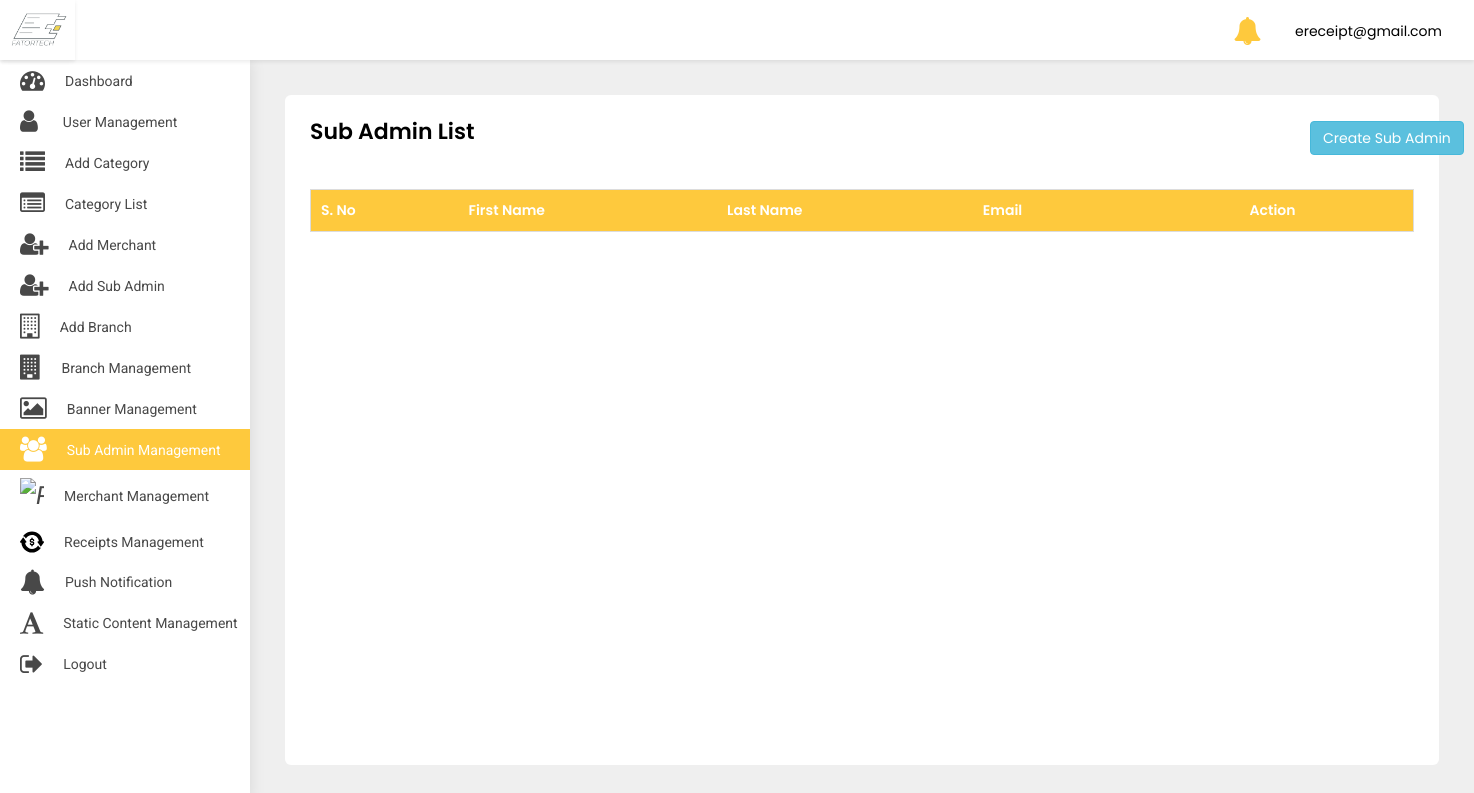
Before: /adminpanel/sub-admin-list/ (signed in) with the older database file.
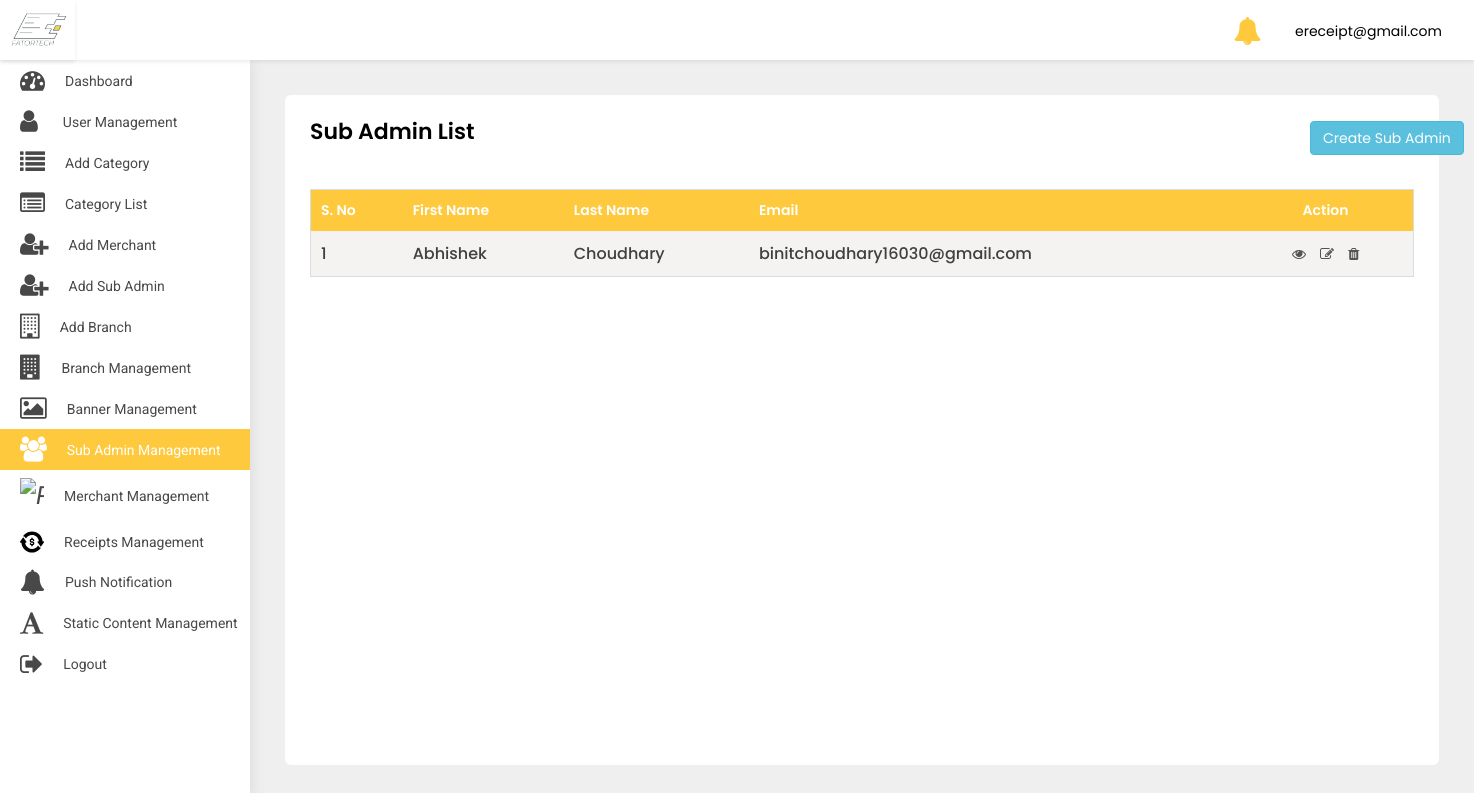
After: the same page with the newer database file.
### src/models.py (models this page shows)
class User(AbstractBaseUser, PermissionsMixin):
    first_name = models.CharField(default='first name', max_length=100)
    last_name = models.CharField(default='', max_length=100, null=True, blank=True)
    email = models.CharField(default='', max_length=255, unique=True)
    country_code = models.CharField(default='+91', max_length=10)
    phone_number = models.CharField(default='', max_length=18)
    profile_pic = models.ImageField(default='default_profile.png', null=True, blank=True)
    device_token = models.CharField(default='', max_length=500, null=True, blank=True)
    password = models.CharField(default='', max_length=100)
    confirm_password = models.CharField(default='', max_length=100)
    is_merchant = models.BooleanField(default=False)
    is_subadmin = models.BooleanField(default=False)
    created_at = models.DateTimeField(auto_now_add=True)
    is_active = models.BooleanField(default=True)
    is_staff = models.BooleanField(default=False)
    can_manage_merchant = models.BooleanField(default=False)
    can_manage_category = models.BooleanField(default=False)
    can_manage_branch = models.BooleanField(default=False)
    can_manage_receipts = models.BooleanField(default=False)
    can_manage_dashboard = models.BooleanField(default=False)
    objects = UserManager()
    USERNAME_FIELD = 'email'
    class Meta:
        ordering = ('-created_at',)

### adminpanel/views.py (the view)
# urls.py: path('sub-admin-list/', SubAdminList.as_view(), name='sub-admin-list'),
class SubAdminList(LoginRequiredMixin, ListView):
    login_url = 'adminpanel:login'
    model = User
    template_name = 'sub-admin-list.html'
    def get(self, request, *args, **kwargs):
        user = User.objects.filter(is_subadmin=True)
        return render(self.request, 'sub-admin-list.html', {'object_list': user})

### adminpanel/templates/sub-admin-list.html (shortened to what this page needs)
{% extends 'base-ereceipt.html' %}
{% block body %}
<div class="WrapperArea">
    <div class="WrapperBox">
        <div class="Small-Wrapper">
            <h4 class="Title">Sub Admin List</h4>
            <a href="{% url 'adminpanel:add-sub-admin' %}" class="btn btn-info" style="margin-left:1000px;margin-top:-38px;">Create Sub Admin</a>
            <div class="TableList">
                <div class="dragscroll">
                    <table>
                        <thead>
                        <tr>
                            <th>S. No</th>
                            <th>First Name</th>
                            <th>Last Name</th>
                            <th>Email</th>
                            <th>Action</th>
                        </tr>
                        </thead>
                        <tbody>
                        {% for object in object_list %}
                        <tr>
                            <td>{{forloop.counter}}</td>
                            <td>{{object.first_name}}</td>
                            <td>{{object.last_name}}</td>
                            <td>{{object.email}}</td>
                            <td>
                                <a href="{% url 'adminpanel:sub-admin-detail' object.id %}"><i class="fa fa-eye"></i></a>
                                <a href="{% url 'adminpanel:update-sub-admin' object.id %}"><i class="fa fa-edit"></i></a>
                                <a href="{% url 'adminpanel:delete-sub-admin' object.id %}"><i class="fa fa-trash"></i></a>
                            </td>
                        </tr>
                        {% endfor %}
                        </tbody>
                    </table>
                </div>
            </div>
        </div>
    </div>
</div>
{% endblock body %}

Changed rows visible on the page:
added User: first_name "Abhishek", last_name "Choudhary", email "binitchoudhary16030@gmail.com"
